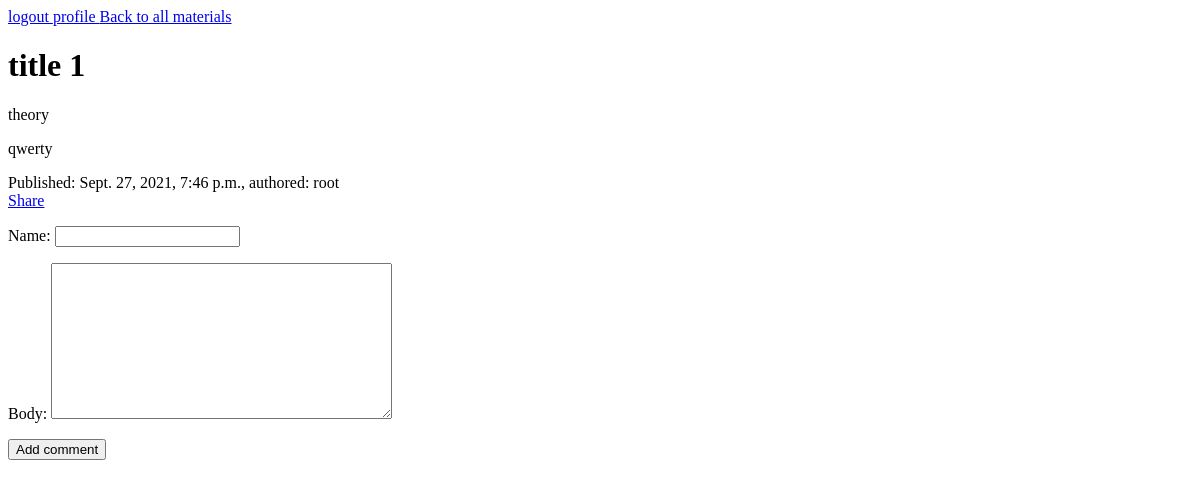
The page /2021/9/27/slug/ (signed in) on the database as committed earlier.
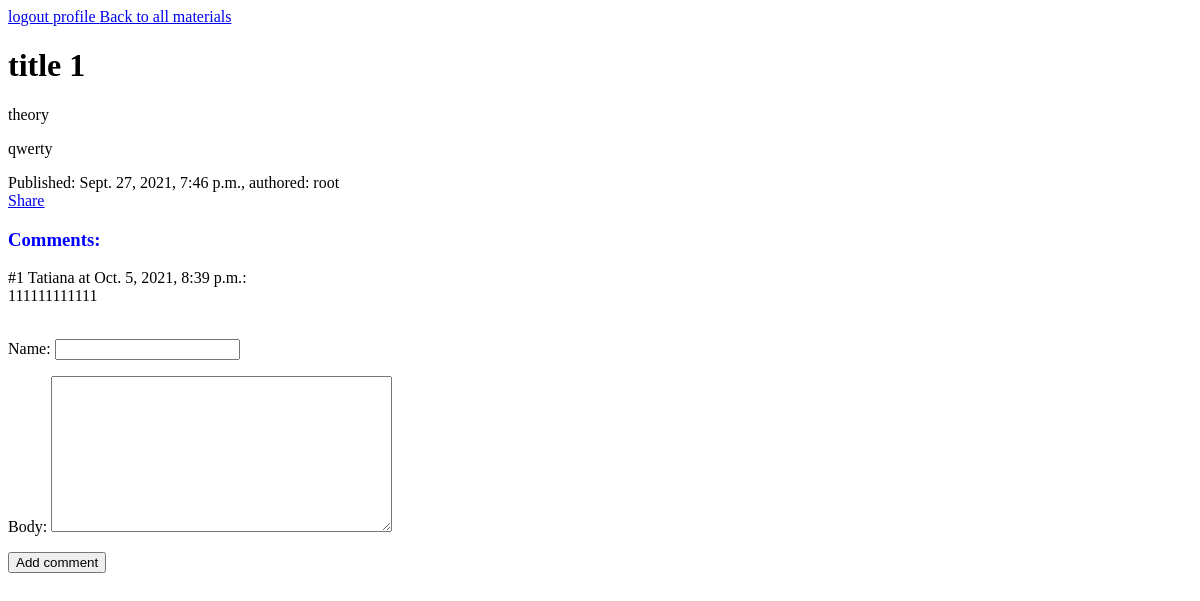
The same page on the database as committed later.
### lesson/models.py (models this page shows, shortened)
class Comment(models.Model):
    name = models.CharField(max_length=255)
    body = models.TextField()
    created = models.DateTimeField(auto_now_add=True)
    material = models.ForeignKey(Material,
                                 on_delete=models.CASCADE,
                                 related_name='comments')  # для того чтобы получить все комментарии из материала, мы могли получить их по атрибуту

### lesson/views.py (the view)
# urls.py: path('<int:y>/<int:m>/<int:d>/<slug:slug>/', views.detailed_material, name='detailed_material'),
@login_required  # ограничиваем доступ
def detailed_material(request, y, m, d, slug):
    material = get_object_or_404(models.Material,
                                 publish__year=y,
                                 publish__month=m,
                                 publish__day=d,
                                 slug=slug)
    if request.method == "POST":
        form = forms.CommentForm(request.POST)
        if form.is_valid():
            comment = form.save(commit=False)
            comment.material = material
            comment.save()
            return redirect(material)
    else:
        form = forms.CommentForm()
    return render(request, "materials/detailed_material.html",
                  {"material": material, 'form': form})

### lesson/forms.py
class CommentForm(forms.ModelForm):
    class Meta:
        model = models.Comment
        fields = ('name', 'body')

### lesson/templates/materials/detailed_material.html (shortened to what this page needs)
{% extends 'base.html' %}
{% block body %}
    <a href="{% url "lesson:all_materials" %}"> Back to all materials </a>
    <h1>{{ material.title }}</h1>
    <p>{{ material.material_tape }}</p>
    <p>{{ material.body }}</p>
    Published: {{ material.publish }}, authored: {{ material.author }}
    <br>
    <a href="{% url "lesson:share_material" material.id %}"> Share </a>
    <br>
    {% if material.comments.all %}
        <h3>Comments:</h3>
        {% for comment in material.comments.all %}
            #{{ forloop.counter }} {{ comment.name }} at {{ comment.created }}:<br>
            {{ comment.body }} <br> <br>
        {% endfor %}
    {% endif %}
    <form action="." method="post">
            {{ form.as_p }}
            <input type="submit" value="Add comment">
        </form>
{% endblock %}

Rows that differ between the two databases and show on the page:
added Comment: name "Tatiana", created "Oct. 5, 2021, 8:39 p.m.", body "111111111111"
Other text that changed with them:
text now shown: "Comments:"
